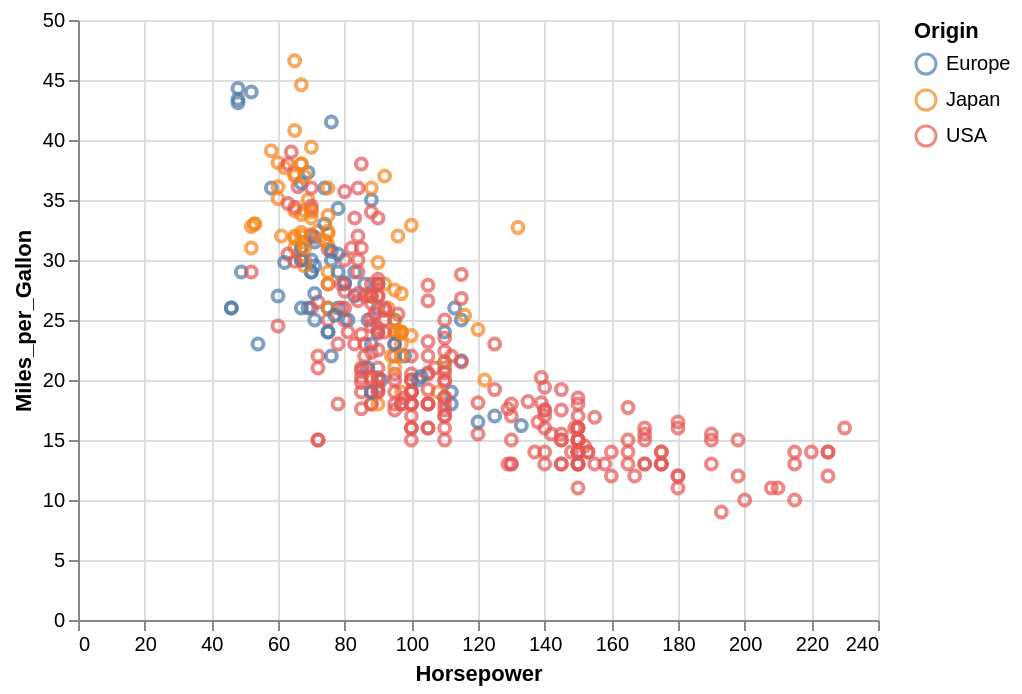

The code cell stored with this chart in its notebook:
### Code cell
# generate the graph - and drag it with the mouse
cars = data.cars()

alt.Chart(cars).mark_point().encode(
    x='Horsepower',
    y='Miles_per_Gallon',
    color='Origin',
).interactive()

### Figure 1 — Vega-Lite specification as saved in the notebook (floating-point values rounded to 4 significant figures; data arrays with more than 128 entries replaced by an {"elided": "..."} marker saying what was removed)
{"$schema": "https://vega.github.io/schema/vega-lite/v3.4.0.json", "config": {"mark": {"tooltip": null}, "view": {"height": 300, "width": 400}}, "data": {"name": "data-f02450ab61490a1363517a0190416235"}, "datasets": {"data-f02450ab61490a1363517a0190416235": {"elided": "406 records"}}, "encoding": {"color": {"field": "Origin", "type": "nominal"}, "x": {"field": "Horsepower", "type": "quantitative"}, "y": {"field": "Miles_per_Gallon", "type": "quantitative"}}, "mark": "point", "selection": {"selector002": {"bind": "scales", "encodings": ["x", "y"], "type": "interval"}}}
